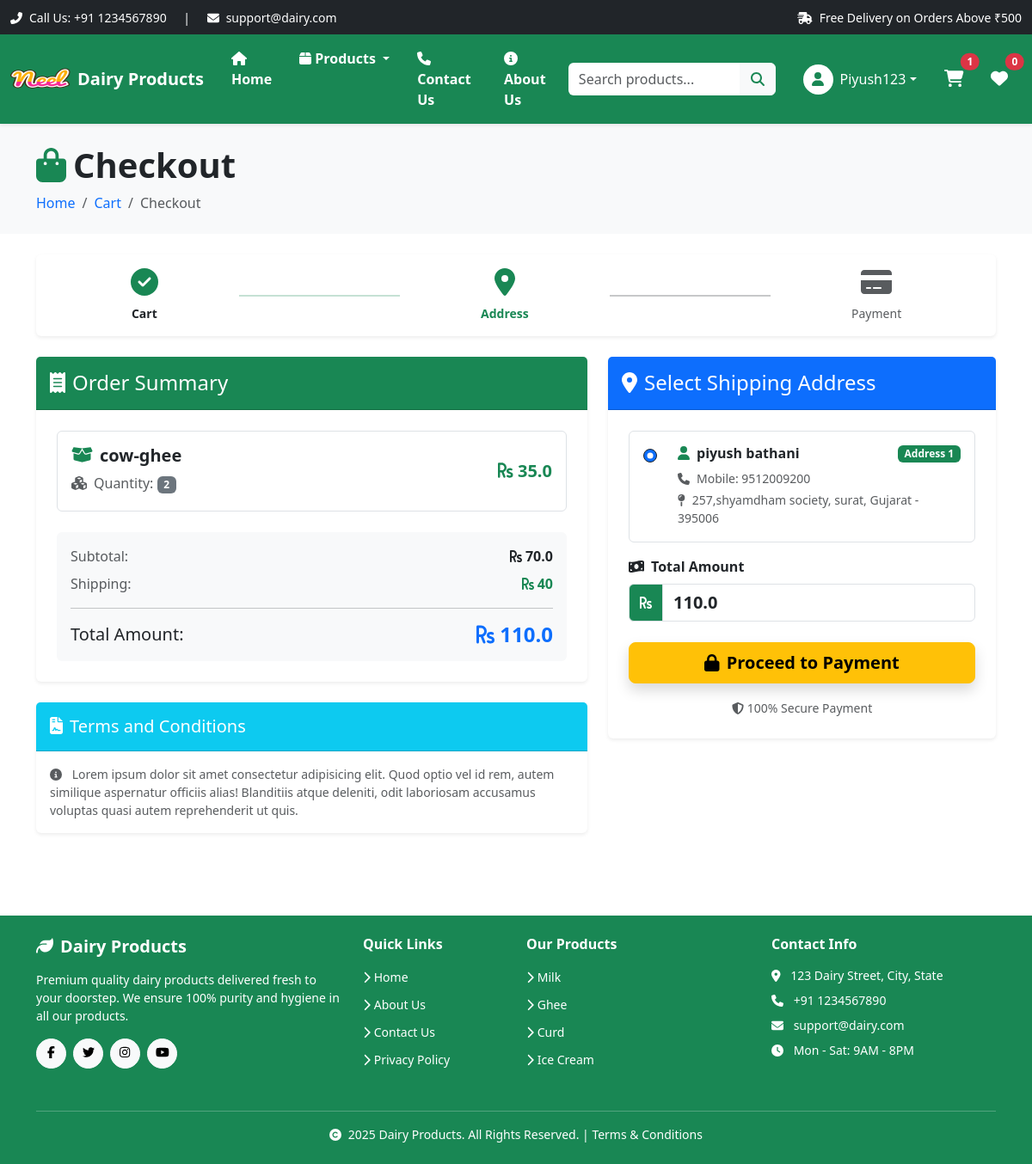
/checkout/ (signed in), run on an earlier commit of the app's database.
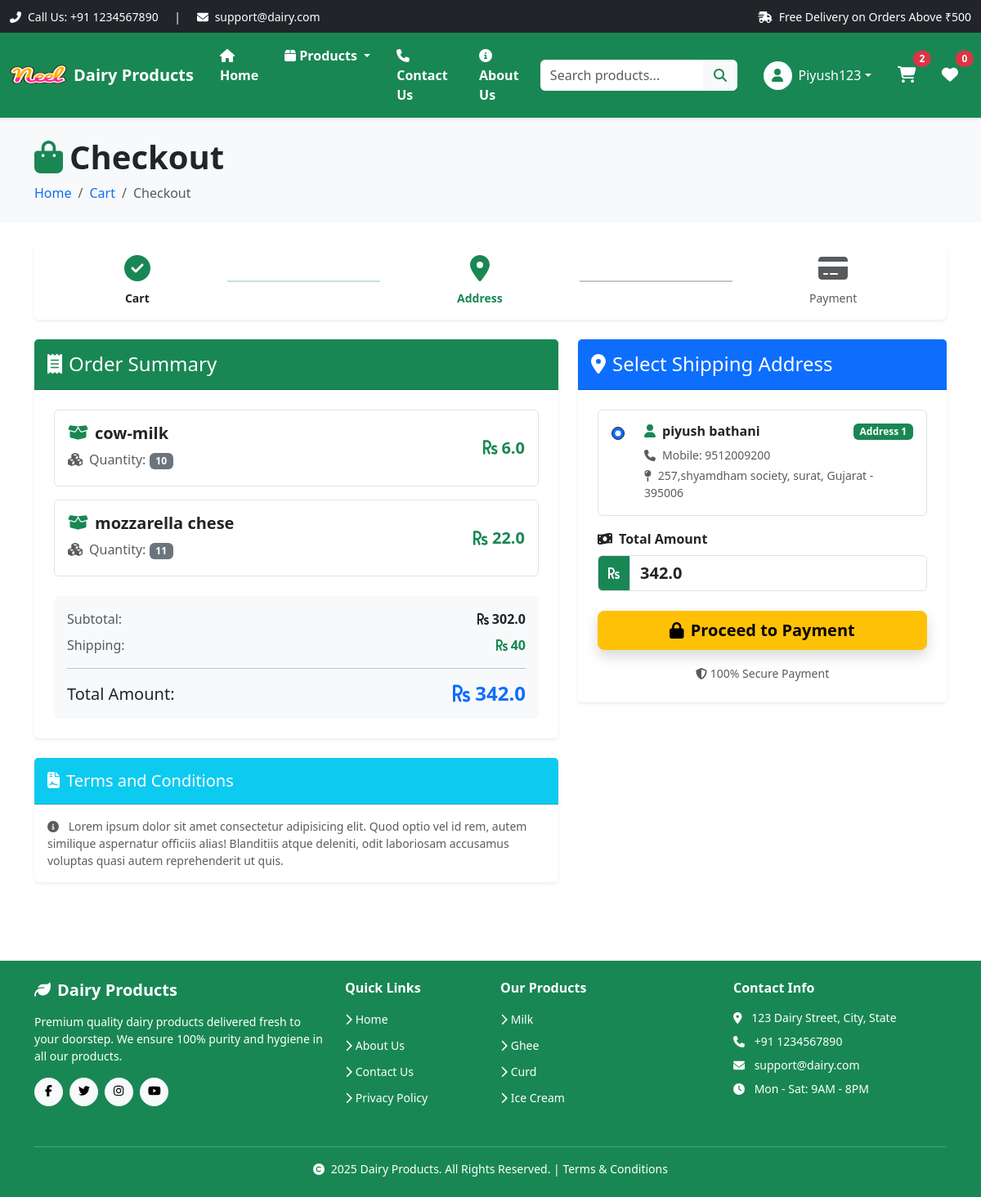
And on a later commit of the database.
### app/models.py (models this page shows, shortened)
class cart(models.Model):
    user = models.ForeignKey(User, on_delete=models.CASCADE)
    product = models.ForeignKey(Product, on_delete=models.CASCADE)
    quantity = models.PositiveIntegerField(default=1)
    @property
    def total_cost(self):
        return self.quantity * self.product.discounted_price

class Product(models.Model):
    title = models.CharField(max_length=100)
    selling_price = models.FloatField()
    discounted_price = models.FloatField()
    description = models.TextField()
    composition = models.TextField(default='')
    prodapp = models.TextField(default='')
    category = models.CharField(choices=CATEGORY_CHOICES, max_length=2)
    product_image = models.ImageField(upload_to='product')

class Customer(models.Model):
    user = models.ForeignKey(User, on_delete=models.CASCADE)
    name = models.CharField(max_length=200)
    locality = models.CharField(max_length=200)
    city = models.CharField(max_length=50)
    mobile = models.CharField(max_length=10)
    zipcode = models.CharField(max_length=10)
    state = models.CharField(choices=STATE_CHOICES, max_length=50)

### app/views.py (the view, shortened to what this page needs)
# urls.py: path('checkout/', views.checkout, name='checkout'),
def checkout(request):
    if not request.user.is_authenticated:
        messages.warning(request, 'Please log in to proceed with checkout.')
        return redirect('customer-login')
    user = request.user
    add = Customer.objects.filter(user=user)  # Get all addresses saved by this user
    cart_items = cart.objects.filter(user=user)  # Get all items in user's cart
    amount = 0
    shipping_amount = 40  # Fixed shipping charge
    for p in cart_items:
        amount += p.total_cost  # Calculate total cost of all products
    totalamount = amount + shipping_amount  # Add shipping to get final amount
    razoramount = int(totalamount * 100)  # ₹256 = 25600 paise
    client = razorpay.Client(auth=(settings.RAZOR_KEY_ID, settings.RAZOR_KEY_SECRET))
    data = {
        "amount": razoramount,      # Amount in paise
        "currency": "INR",          # Indian Rupees
        "receipt": "order_rcptid_12"  # Internal order reference (can be dynamic)
    }
    payment_response = client.order.create(data=data)
    print(payment_response)
    order_id = payment_response['id']  # Unique order ID from Razorpay (e.g., 'order_RbbSoOOag4InGB')
    order_status = payment_response['status']  # Should be 'created'
    return render(request, 'app/checkout.html', locals())

### app/templates/app/checkout.html (shortened to what the changed rows need)
{% extends 'app/layout.html' %}
{% load static %}
{% block content %}
<div class="bg-light py-4 mb-4">
    <div class="container">
        <div class="row">
            <div class="col-12">
                <h1 class="display-6 fw-bold text-dark mb-2">
                    <i class="fas fa-shopping-bag text-success me-2"></i>Checkout
                </h1>
            </div>
        </div>
    </div>
</div>
<div class="container mb-5">
    <div class="row g-4">
        <div class="col-lg-7">
            <div class="card shadow-sm border-0 mb-4">
                <div class="card-body p-4">
                    {% for item in cart_items %}
                    <div class="card mb-3 border">
                        <div class="card-body">
                            <div class="row align-items-center">
                                <div class="col-md-8">
                                    <h5 class="mb-2 fw-bold text-dark">
                                        <i class="fas fa-box-open text-success me-2"></i>{{item.product.title}}
                                    </h5>
                                    <p class="mb-1 text-muted">
                                        <i class="fas fa-cubes me-2"></i>Quantity: <span class="badge bg-secondary">{{item.quantity}}</span>
                                    </p>
                                </div>
                                <div class="col-md-4 text-md-end">
                                    <h5 class="text-success fw-bold mb-0">
                                        <i class="fas fa-rupee-sign"></i> {{item.product.discounted_price}}
                                    </h5>
                                </div>
                            </div>
                        </div>
                    </div>
                    {% endfor %}
                    <div class="card bg-light border-0 mt-4">
                        <div class="card-body">
                            <div class="d-flex justify-content-between align-items-center mb-2">
                                <span class="text-muted">Subtotal:</span>
                                <span class="fw-bold"><i class="fas fa-rupee-sign"></i> {{amount}}</span>
                            </div>
                            <div class="d-flex justify-content-between align-items-center">
                                <h5 class="mb-0">Total Amount:</h5>
                                <h4 class="mb-0 text-primary fw-bold">
                                    <i class="fas fa-rupee-sign"></i> {{totalamount}}
                                </h4>
                            </div>
                        </div>
                    </div>
                </div>
            </div>
        </div>
        <div class="col-lg-5">
            <div class="card shadow-sm border-0 sticky-top" style="top: 20px;">
                <div class="card-body p-4">
                    <form method="post" id="myform">
                        {% if add %}
                            {% for ad in add %}
                            <div class="card mb-3 border address-card">
                                <div class="card-body">
                                    <div class="d-flex align-items-start">
                                        <div class="form-check me-3">
                                            <input class="form-check-input border border-dark" type="radio" name="custid" id="custadd{{forloop.counter}}" value="{{ad.id}}" {% if forloop.first %}checked{% endif %}>
                                        </div>
                                        <div class="flex-fill">
                                            <label class="form-check-label w-100" for="custadd{{forloop.counter}}">
                                                <div class="d-flex justify-content-between align-items-start mb-2">
                                                    <h6 class="fw-bold text-dark mb-0">
                                                        <i class="fas fa-user me-2 text-success"></i>{{ad.name}}
                                                    </h6>
                                                    <span class="badge bg-success">Address {{forloop.counter}}</span>
                                                </div>
                                                <p class="mb-1 text-muted small">
                                                    <i class="fas fa-phone me-2"></i>Mobile: {{ad.mobile}}
                                                </p>
                                                <p class="mb-0 text-muted small">
                                                    <i class="fas fa-map-pin me-2"></i>{{ad.locality}}, {{ad.city}}, {{ad.state}} - {{ad.zipcode}}
                                                </p>
                                            </label>
                                        </div>
                                    </div>
                                </div>
                            </div>
                            {% endfor %}
                        {% else %}
                            <div class="alert alert-warning" role="alert">
                                <i class="fas fa-exclamation-triangle me-2"></i>
                                No saved addresses found. Please add an address first.
                            </div>
                        {% endif %}
                        <div class="mb-4">
                            <div class="input-group">
                                <span class="input-group-text bg-success text-white">
                                    <i class="fas fa-rupee-sign"></i>
                                </span>
                                <input type="number" class="form-control fw-bold fs-5" name="totamount" id="totamount" value={{totalamount}} readonly>
                            </div>
                        </div>
                    </form>
                </div>
            </div>
        </div>
    </div>
</div>
{% endblock %}

### app/templates/app/layout.html (shortened to what the changed rows need)
{% load static %} {% load django_browser_reload %}
<!DOCTYPE html>
<html lang="en">
  <head>
    <link
      href="https://cdn.jsdelivr.net/npm/bootstrap@5.3.8/dist/css/bootstrap.min.css"
      rel="stylesheet"
    />
    <link
      href="https://cdnjs.cloudflare.com/ajax/libs/font-awesome/6.4.0/css/all.min.css"
      rel="stylesheet"
    />
    <link rel="stylesheet" href="{% static 'app/css/owl.carousel.min.css' %}" />
    <link rel="stylesheet" href="{% static 'app/css/all.min.css' %}" />
    <link rel="stylesheet" href="{% static 'app/css/password-field.css' %}" />
    <link rel="stylesheet" href="{% static 'app/css/style.css' %}" />
  </head>
  <body class="d-flex flex-column min-vh-100">
    <nav class="navbar navbar-expand-lg navbar-dark bg-success shadow-sm sticky-top">
      <div class="container-fluid">
        <div class="collapse navbar-collapse" id="navbarSupportedContent">
          <ul class="navbar-nav mb-2 mb-lg-0 align-items-lg-center">
  {% if request.user.is_authenticated %}
    <li class="nav-item dropdown mx-2">
      <a
        class="nav-link dropdown-toggle text-white d-flex align-items-center"
        href="#"
        id="profileDropdown"
        role="button"
        data-bs-toggle="dropdown"
        aria-expanded="false"
      >
        <div class="bg-white text-success rounded-circle d-flex align-items-center justify-content-center me-2"
             style="width: 35px; height: 35px;">
          <i class="fas fa-user"></i>
        </div>
        <span class="d-none d-lg-inline">{{request.user.username|title}}</span>
      </a>
    </li>
    <li class="nav-item mx-2">
      <a href="{% url 'show-cart' %}" class="nav-link text-white position-relative">
        <i class="fas fa-shopping-cart fs-5"></i>
        {% if request.user.is_authenticated %}
          <span class="position-absolute top-0 start-100 translate-middle badge rounded-pill bg-danger">
            {{ request.user.cart_set.count|default:"0" }}
          </span>
        {% endif %}
      </a>
    </li>
    <li class="nav-item mx-2">
      <a href="#" class="nav-link text-white position-relative">
        <i class="fas fa-heart fs-5"></i>
        {% if request.user.is_authenticated %}
          <span class="position-absolute top-0 start-100 translate-middle badge rounded-pill bg-danger">
            0
          </span>
        {% endif %}
      </a>
    </li>
  {% endif %}
</ul>
        </div>
      </div>
    </nav>
    <main class="flex-grow-1">
      {% block content %} {% endblock %}
    </main>
  </body>
</html>

What changed in the data, as far as the page shows it:
removed cart: product "cow-ghee", quantity "2", product.discounted_price "35.0"
added cart: product "cow-milk", quantity "10", product.discounted_price "6.0"
added cart: product "mozzarella chese", quantity "11", product.discounted_price "22.0"
Also different on the page:
{{ request.user.cart_set.count|default:"0" }}: "1" → "2"
{{ amount }}: "70.0" → "302.0"
{{ totalamount }}: "110.0" → "342.0"
form field totamount: "110.0" → "342.0"
